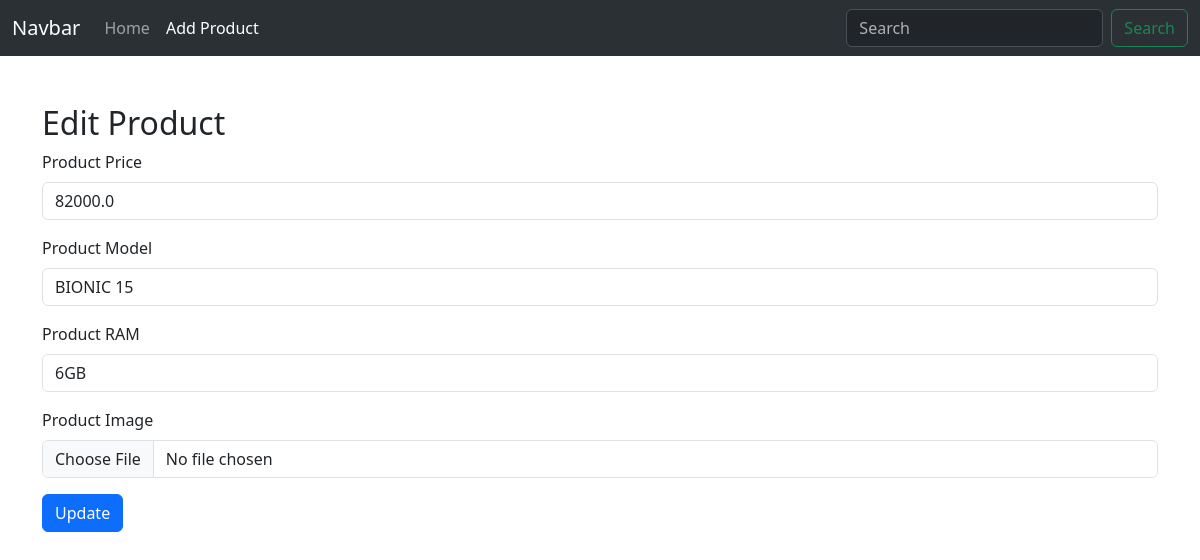
The app's page /edit_product/37 with its own data.
### myapp/models.py (models this page shows, shortened)
class Product_Subcat(models.Model):
    product_id = models.ForeignKey(Product_Mst, on_delete=models.CASCADE)
    product_price = models.FloatField()
    product_image = models.ImageField(default="",upload_to="images/")
    product_model = models.CharField(max_length=30)
    product_ram = models.CharField(max_length=30)

### myapp/views.py (the view, shortened to what this page needs)
# urls.py: path('edit_product/<int:pk>', views.edit_product, name='edit_product'),
def edit_product(request, pk):
    product = get_object_or_404(Product_Subcat, pk=pk)
    return render(request, 'edit_product.html', {'product': product})

### myapp/templates/edit_product.html (shortened to what this page needs)
<!DOCTYPE html>
<html lang="en">
<head>
    <link href="https://cdn.jsdelivr.net/npm/bootstrap@5.3.3/dist/css/bootstrap.min.css" rel="stylesheet">
</head>
<body>
    <nav class="navbar navbar-expand-lg bg-body-tertiary" data-bs-theme="dark">
        <div class="container-fluid">
          <a class="navbar-brand" href="#">Navbar</a>
          <div class="collapse navbar-collapse" id="navbarSupportedContent">
            <ul class="navbar-nav me-auto mb-2 mb-lg-0">
              <li class="nav-item">
                <a class="nav-link" aria-current="page" href="{% url 'index' %}">Home</a>
              </li>
              <li class="nav-item">
				<a class="nav-link active" href="{% url "add_product" %}">Add Product </a>
			  </li>
            </ul>
            <form class="d-flex" action="{% url 'search_product' %}" method="GET">
              <input class="form-control me-2" type="search" placeholder="Search" aria-label="Search" name="q">
              <button class="btn btn-outline-success" type="submit">Search</button>
            </form>
          </div>
        </div>
      </nav>
    <div class="container mt-5">
        <h2>Edit Product</h2>
        <form method="post" action="{% url 'edit_product' product.id %}" enctype="multipart/form-data">
            <div class="mb-3">
                <label for="product_price" class="form-label">Product Price</label>
                <input type="text" class="form-control" id="product_price" name="product_price" value="{{ product.product_price }}">
            </div>
            <div class="mb-3">
                <label for="product_model" class="form-label">Product Model</label>
                <input type="text" class="form-control" id="product_model" name="product_model" value="{{ product.product_model }}">
            </div>
            <div class="mb-3">
                <label for="product_ram" class="form-label">Product RAM</label>
                <input type="text" class="form-control" id="product_ram" name="product_ram" value="{{ product.product_ram }}">
            </div>
            <div class="mb-3">
                <label for="product_image" class="form-label">Product Image</label>
                <input type="file" class="form-control" id="product_image" name="product_image">
            </div>
            <button type="submit" class="btn btn-primary">Update</button>
        </form>
    </div>
</body>
</html>

### records on screen
Product_Subcat: product_price "82000.0", product_model "BIONIC 15", product_ram "6GB"
